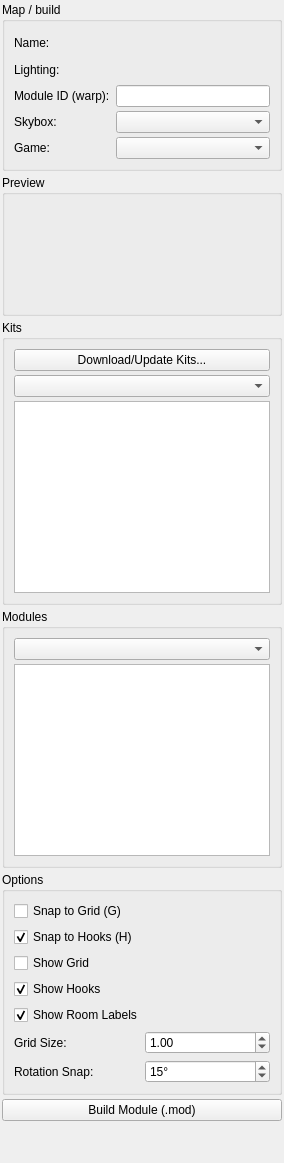
        <widget class="QWidget" name="layoutTab">
         <attribute name="title">
          <string>Indoor</string>
         </attribute>
         <layout class="QVBoxLayout" name="layoutTabLayout">
          <property name="spacing">
           <number>4</number>
          </property>
          <property name="leftMargin">
           <number>2</number>
          </property>
          <property name="topMargin">
           <number>2</number>
          </property>
          <property name="rightMargin">
           <number>2</number>
          </property>
          <property name="bottomMargin">
           <number>2</number>
          </property>
          <item>
           <widget class="QGroupBox" name="indoorMapSettingsGroupBox">
            <property name="title">
             <string>Map / build</string>
            </property>
            <layout class="QGridLayout" name="indoorMapSettingsGrid">
             <property name="horizontalSpacing">
              <number>6</number>
             </property>
             <property name="verticalSpacing">
              <number>4</number>
             </property>
             <item row="0" column="0">
              <widget class="QLabel" name="indoorMapNameLabel">
               <property name="text">
                <string>Name:</string>
               </property>
              </widget>
             </item>
             <item row="0" column="1">
              <widget class="LocalizedStringLineEdit" name="indoorMapNameEdit" native="true">
               <property name="minimumSize">
                <size>
                 <width>0</width>
                 <height>23</height>
                </size>
               </property>
              </widget>
             </item>
             <item row="1" column="0">
              <widget class="QLabel" name="indoorMapLightingLabel">
               <property name="text">
                <string>Lighting:</string>
               </property>
              </widget>
             </item>
             <item row="1" column="1">
              <widget class="ColorEdit" name="indoorMapLightingEdit" native="true">
               <property name="minimumSize">
                <size>
                 <width>0</width>
                 <height>23</height>
                </size>
               </property>
               <property name="maximumSize">
                <size>
                 <width>120</width>
                 <height>16777215</height>
                </size>
               </property>
              </widget>
             </item>
             <item row="2" column="0">
              <widget class="QLabel" name="indoorMapWarpLabel">
               <property name="text">
                <string>Module ID (warp):</string>
               </property>
               <property name="toolTip">
                <string>Resource prefix / warp code for this module (e.g. test01)</string>
               </property>
              </widget>
             </item>
             <item row="2" column="1">
              <widget class="QLineEdit" name="indoorMapWarpEdit">
               <property name="maxLength">
                <number>16</number>
               </property>
              </widget>
             </item>
             <item row="3" column="0">
              <widget class="QLabel" name="indoorMapSkyboxLabel">
               <property name="text">
                <string>Skybox:</string>
               </property>
              </widget>
             </item>
             <item row="3" column="1">
              <widget class="QComboBox" name="indoorMapSkyboxSelect">
               <property name="minimumSize">
                <size>
                 <width>120</width>
                 <height>0</height>
                </size>
               </property>
              </widget>
             </item>
             <item row="4" column="0">
              <widget class="QLabel" name="indoorMapGameLabel">
               <property name="text">
                <string>Game:</string>
               </property>
              </widget>
             </item>
             <item row="4" column="1">
              <widget class="QComboBox" name="indoorMapGameSelect">
               <property name="minimumSize">
                <size>
                 <width>120</width>
                 <height>0</height>
                </size>
               </property>
              </widget>
             </item>
            </layout>
           </widget>
          </item>
          <item>
           <widget class="QGroupBox" name="indoorPreviewBox">
            <property name="title">
             <string>Preview</string>
            </property>
            <layout class="QGridLayout" name="indoorPreviewLayout">
             <item row="0" column="0">
              <widget class="QLabel" name="indoorPreviewImage">
               <property name="text">
                <string />
               </property>
               <property name="scaledContents">
                <bool>true</bool>
               </property>
               <property name="minimumSize">
                <size>
                 <width>100</width>
                 <height>100</height>
                </size>
               </property>
              </widget>
             </item>
            </layout>
           </widget>
          </item>
          <item>
           <widget class="QGroupBox" name="indoorKitsGroupBox">
            <property name="title">
             <string>Kits</string>
            </property>
            <layout class="QVBoxLayout" name="indoorKitsLayout">
             <property name="spacing">
              <number>4</number>
             </property>
             <item>
              <widget class="QPushButton" name="kitDownloadUpdateButton">
               <property name="text">
                <string>Download/Update Kits...</string>
               </property>
               <property name="toolTip">
                <string>Open the kit downloader to install or update indoor kits</string>
               </property>
              </widget>
             </item>
             <item>
              <widget class="QComboBox" name="kitSelect" />
             </item>
             <item>
              <widget class="QListWidget" name="componentList">
               <property name="minimumHeight">
                <number>100</number>
               </property>
              </widget>
             </item>
            </layout>
           </widget>
          </item>
          <item>
           <widget class="QGroupBox" name="indoorModulesGroupBox">
            <property name="title">
             <string>Modules</string>
            </property>
            <layout class="QVBoxLayout" name="indoorModulesLayout">
             <property name="spacing">
              <number>4</number>
             </property>
             <item>
              <widget class="QComboBox" name="moduleKitSelect" />
             </item>
             <item>
              <widget class="QListWidget" name="moduleComponentList">
               <property name="minimumHeight">
                <number>100</number>
               </property>
              </widget>
             </item>
            </layout>
           </widget>
          </item>
          <item>
           <widget class="QGroupBox" name="indoorOptionsBox">
            <property name="title">
             <string>Options</string>
            </property>
            <layout class="QVBoxLayout" name="indoorOptionsLayout">
             <item>
              <widget class="QCheckBox" name="snapToGridCheck">
               <property name="text">
                <string>Snap to Grid (G)</string>
               </property>
              </widget>
             </item>
             <item>
              <widget class="QCheckBox" name="snapToHooksCheck">
               <property name="text">
                <string>Snap to Hooks (H)</string>
               </property>
               <property name="checked">
                <bool>true</bool>
               </property>
              </widget>
             </item>
             <item>
              <widget class="QCheckBox" name="showGridCheck">
               <property name="text">
                <string>Show Grid</string>
               </property>
              </widget>
             </item>
             <item>
              <widget class="QCheckBox" name="showHooksCheck">
               <property name="text">
                <string>Show Hooks</string>
               </property>
               <property name="checked">
                <bool>true</bool>
               </property>
              </widget>
             </item>
             <item>
              <widget class="QCheckBox" name="showRoomLabelsCheck">
               <property name="text">
                <string>Show Room Labels</string>
               </property>
               <property name="checked">
                <bool>true</bool>
               </property>
              </widget>
             </item>
             <item>
              <layout class="QHBoxLayout" name="gridSizeLayout">
               <item>
                <widget class="QLabel" name="gridSizeLabel">
                 <property name="text">
                  <string>Grid Size:</string>
                 </property>
                </widget>
               </item>
               <item>
                <widget class="QDoubleSpinBox" name="gridSizeSpin">
                 <property name="minimum">
                  <double>0.5</double>
                 </property>
                 <property name="maximum">
                  <double>10.0</double>
                 </property>
                 <property name="singleStep">
                  <double>0.5</double>
                 </property>
                 <property name="value">
                  <double>1.0</double>
                 </property>
                </widget>
               </item>
              </layout>
             </item>
             <item>
              <layout class="QHBoxLayout" name="rotSnapLayout">
               <item>
                <widget class="QLabel" name="rotSnapLabel">
                 <property name="text">
                  <string>Rotation Snap:</string>
                 </property>
                </widget>
               </item>
               <item>
                <widget class="QSpinBox" name="rotSnapSpin">
                 <property name="minimum">
                  <number>1</number>
                 </property>
                 <property name="maximum">
                  <number>90</number>
                 </property>
                 <property name="value">
                  <number>15</number>
                 </property>
                 <property name="suffix">
                  <string>°</string>
                 </property>
                </widget>
               </item>
              </layout>
             </item>
            </layout>
           </widget>
          </item>
          <item>
           <widget class="QPushButton" name="buildIndoorButton">
            <property name="text">
             <string>Build Module (.mod)</string>
            </property>
            <property name="toolTip">
             <string>Compile the indoor layout into a playable .mod file</string>
            </property>
           </widget>
          </item>
          <item>
           <spacer name="layoutTabSpacer">
            <property name="orientation">
             <enum>Qt::Vertical</enum>
            </property>
            <property name="sizeHint" stdset="0">
             <size>
              <width>20</width>
              <height>40</height>
             </size>
            </property>
           </spacer>
          </item>
         </layout>
        </widget>
